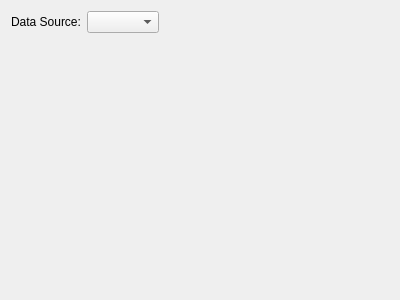
<?xml version="1.0" encoding="UTF-8"?>
<ui version="4.0">
 <class>QReportSectionDataProperties</class>
 <widget class="QWidget" name="QReportSectionDataProperties">
  <property name="geometry">
   <rect>
    <x>0</x>
    <y>0</y>
    <width>400</width>
    <height>300</height>
   </rect>
  </property>
  <property name="windowTitle">
   <string>Form</string>
  </property>
  <layout class="QFormLayout" name="formLayout">
   <property name="fieldGrowthPolicy">
    <enum>QFormLayout::ExpandingFieldsGrow</enum>
   </property>
   <property name="labelAlignment">
    <set>Qt::AlignLeading|Qt::AlignLeft|Qt::AlignVCenter</set>
   </property>
   <item row="0" column="0">
    <widget class="QLabel" name="label">
     <property name="text">
      <string>Data Source:</string>
     </property>
    </widget>
   </item>
   <item row="0" column="1">
    <widget class="QComboBox" name="comboBox"/>
   </item>
  </layout>
 </widget>
 <resources/>
 <connections/>
</ui>
